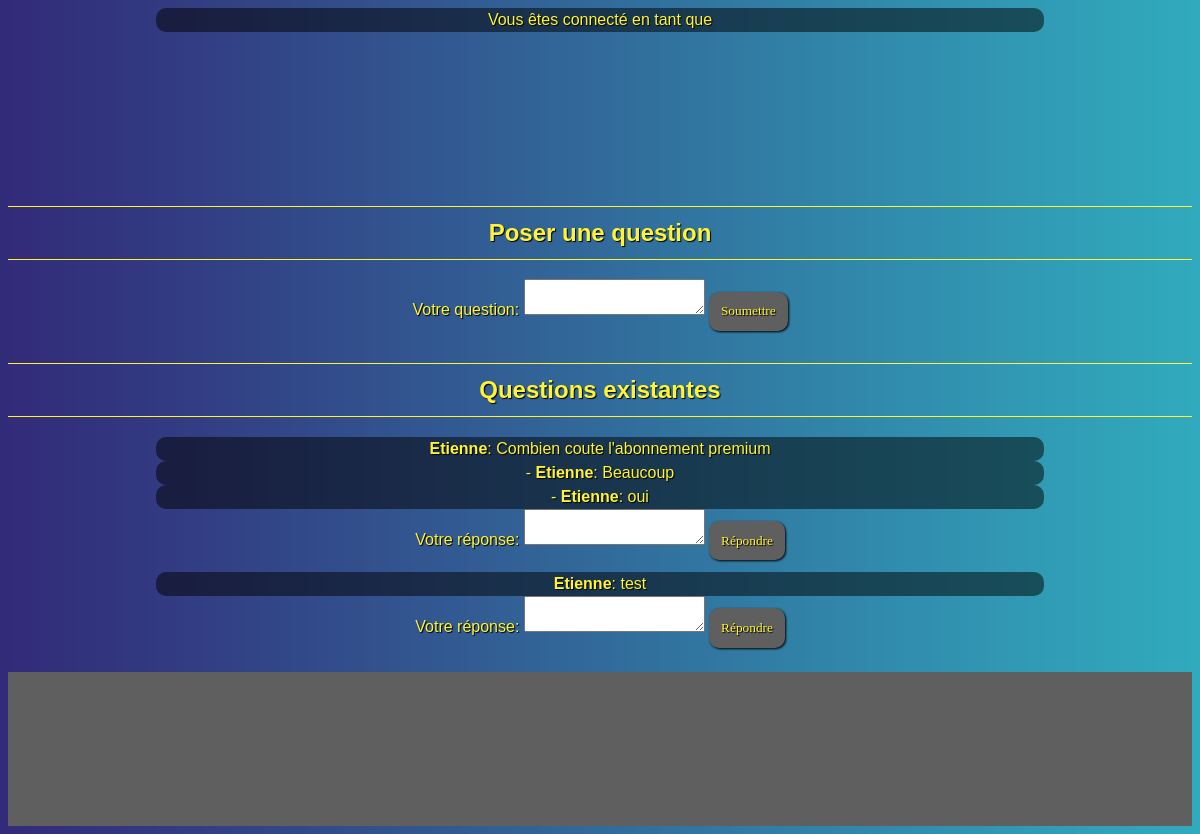
/forum.php, run on the app's committed database.
### tables this page shows
CREATE TABLE `forum` (
  `id` int(11) NOT NULL,
  `question` varchar(1028) NOT NULL,
  `user_id` int(11) NOT NULL
);

CREATE TABLE `utilisateur` (
  `idUtilisateur` int(11) NOT NULL,
  `nom` varchar(45) NOT NULL,
  `prenom` varchar(45) NOT NULL,
  `date_de_naissance` date NOT NULL,
  `adresse_email` varchar(45) NOT NULL,
  `numero_de_telephone` varchar(10) NOT NULL,
  `mot_de_passe` varchar(255) NOT NULL,
  `abonnement_idAbonnement` int(11) NOT NULL
);

CREATE TABLE `reponses` (
  `id` int(11) NOT NULL,
  `question_id` int(11) NOT NULL,
  `reponse` varchar(1024) NOT NULL,
  `user_id` int(11) NOT NULL
);

### afficher_question.php (the view, shortened to what this page needs)
<?php
include 'connexion_bdd.php';
$sql = "SELECT forum.*, utilisateur.prenom AS user_prenom FROM forum INNER JOIN utilisateur ON forum.user_id = idUtilisateur";
$result = $conn->query($sql);
if ($result->num_rows > 0) {
    while($row = $result->fetch_assoc()) {
        echo "<p><strong>" . $row["user_prenom"]. "</strong>: " . $row["question"] . "</p>";
        $sql_reponses = "SELECT reponses.*, utilisateur.prenom AS user_prenom FROM reponses INNER JOIN utilisateur ON reponses.user_id = idUtilisateur WHERE reponses.question_id = " . $row["id"];
        $result_reponses = $conn->query($sql_reponses);
        if ($result_reponses->num_rows > 0) {
            while($row_reponse = $result_reponses->fetch_assoc()) {
                echo "<p> - <strong>" . $row_reponse["user_prenom"]. "</strong>: " . $row_reponse["reponse"] . "</p>";
            }
        }
        echo "<form method='post' action='traitement_reponse.php'>
                <input type='hidden' name='question_id' value='" . $row["id"] . "'>
                <label for='reponse'>Votre réponse:</label>
                <textarea name='reponse' required></textarea>
                <input type='submit' value='Répondre'>
              </form>";
    }
} else {
    echo "Aucune question pour le moment.";
}
?>

### stylesheet.css (style rules this page uses)
body { background: url("images/fond.png") center fixed repeat-y; font-family: "Orbitron", "Bahnschrift", sans-serif; color: #fff333; text-align: center; text-shadow: 1px 1px 1px #000000; font-size: 100%; }
input { font-family: "Orbitron"; padding: 1%; margin-bottom: 1%; background-color: #5f5f5f; border: 0; color: #fff333; text-shadow: 1px 1px 1px #000000; filter: drop-shadow(1px 1px 1px #000000); border-radius: 10px; }
p { width: 75%; margin: auto; background-color: rgba(0, 0, 0, 0.5); border-radius: 10px; line-height: 1.5; }
::placeholder { color: #fff333; text-shadow: 1px 1px 1px #000000; }

### data on the page
forum: utilisateur.prenom "Etienne", question "Combien coute l'abonnement premium"
reponses: utilisateur.prenom "Etienne", reponse "Beaucoup"
reponses: utilisateur.prenom "Etienne", reponse "oui"
forum: utilisateur.prenom "Etienne", question "test"
